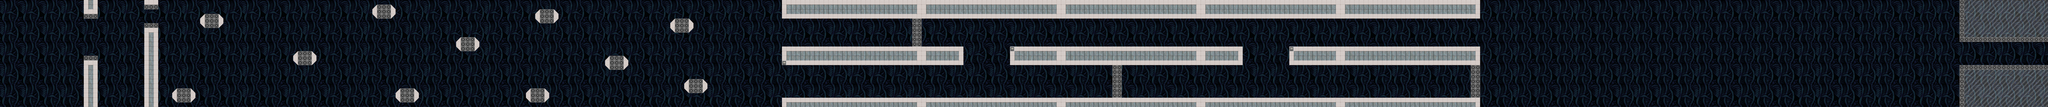

A level layout from a 2D game, rendered from its tile map. Below: a short description, then the map file with tile-grid data replaced by summaries:
An orthogonal 440x23 tile map with 32x32 px tiles, 2 tile layers (Fondo, Estructuras), 3 tilesets.

<map version="1.0" tiledversion="1.1.4" orientation="orthogonal" renderorder="left-down" width="440" height="23" tilewidth="32" tileheight="32" infinite="0" nextobjectid="1">
 <tileset firstgid="1" name="fondo" tilewidth="32" tileheight="32" tilecount="117" columns="13">
  <image source="living-tissue-background-preview.png" width="432" height="288" />
 </tileset>
 <tileset firstgid="118" name="prueba2" tilewidth="32" tileheight="32" tilecount="40" columns="8">
  <image source="Tileset_32x32.png" width="256" height="160" />
 </tileset>
 <tileset firstgid="158" name="prueba2" tilewidth="32" tileheight="32" tilecount="40" columns="8">
  <image source="../PrimerNivel/Tileset_32x32.png" width="256" height="160" />
  <tile id="5">
   <properties>
    <property name="tipo" value="pared" />
   </properties>
  </tile>
  <tile id="6">
   <properties>
    <property name="tipo" value="pared" />
   </properties>
  </tile>
  <tile id="7">
   <properties>
    <property name="tipo" value="pared" />
   </properties>
  </tile>
  <tile id="12">
   <properties>
    <property name="tipo" value="pared" />
   </properties>
  </tile>
  <tile id="16">
   <properties>
    <property name="tipo" value="pared" />
   </properties>
  </tile>
  <tile id="17">
   <properties>
    <property name="tipo" value="pared" />
   </properties>
  </tile>
  <tile id="18">
   <properties>
    <property name="tipo" value="pared" />
   </properties>
  </tile>
  <tile id="19">
   <properties>
    <property name="tipo" value="pared" />
   </properties>
  </tile>
 </tileset>
 <layer name="Fondo" width="440" height="23" locked="1">
  <data>[10120 cells, 10120 non-empty, 117 distinct tile ids]</data>
 </layer>
 <layer name="Estructuras" width="440" height="23">
  <data>[10120 cells, 2072 non-empty, 9 distinct tile ids]</data>
 </layer>
</map>
